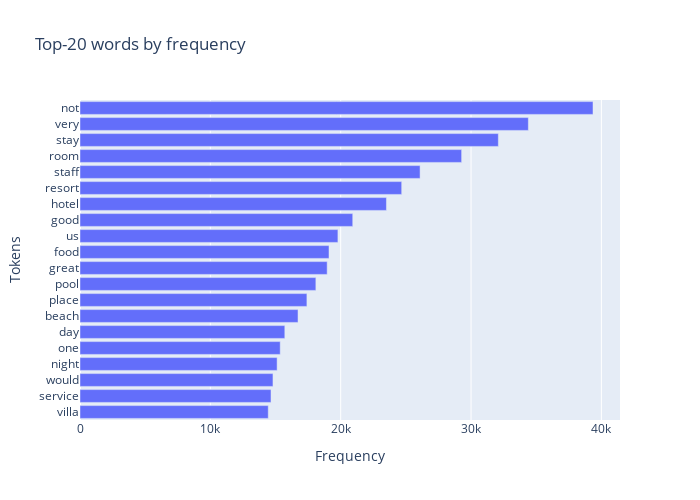

Notebook code cell kept with this figure:
### Code cell
# Top 20 tokens by frequency for all reviews
words = []
freqs = []
for num in range(0, 20):
    word, freq = dictionary.most_common(20)[num]
    words.append(word)
    freqs.append(freq)

data = pd.DataFrame({'words': words, 'freqs': freqs})

# Bar chart for the frequences
fig = px.bar(data, x='freqs', y='words', title="Top-20 words by frequency",
            width=700, height=500)
fig.update_xaxes(title = 'Frequency')
fig.update_yaxes(title = 'Tokens', autorange="reversed")
fig.show()

### Figure 1 — Plotly figure (JSON) as saved in the notebook; plotly's stock layout.template omitted (floating-point values rounded to 4 significant figures)
{"data": [{"alignmentgroup": "True", "hovertemplate": "freqs=%{x}<br>words=%{y}<extra></extra>", "legendgroup": "", "marker": {"color": "#636efa", "pattern": {"shape": ""}}, "name": "", "offsetgroup": "", "orientation": "h", "showlegend": false, "textposition": "auto", "type": "bar", "x": [39356, 34396, 32094, 29278, 26090, 24679, 23509, 20924, 19787, 19103, 18962, 18095, 17408, 16726, 15713, 15360, 15122, 14804, 14652, 14442], "xaxis": "x", "y": ["not", "very", "stay", "room", "staff", "resort", "hotel", "good", "us", "food", "great", "pool", "place", "beach", "day", "one", "night", "would", "service", "villa"], "yaxis": "y"}], "layout": {"barmode": "relative", "height": 500, "legend": {"tracegroupgap": 0}, "title": {"text": "Top-20 words by frequency"}, "width": 700, "xaxis": {"anchor": "y", "domain": [0, 1], "title": {"text": "Frequency"}}, "yaxis": {"anchor": "x", "autorange": "reversed", "domain": [0, 1], "title": {"text": "Tokens"}}}}
